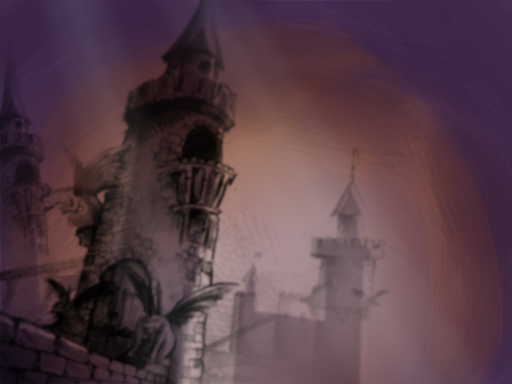

A level layout from a 2D game, rendered from its tile map. Below: a short description, then the map file with its tile-grid data intact:
An orthogonal 16x12 tile map with 32x32 px tiles, 1 tile layer (Tile Layer 4).

<map version="1.0" orientation="orthogonal" width="16" height="12" tilewidth="32" tileheight="32">
 <tileset firstgid="1" source="../tilesets/tileset_area3.tsx" />
 <layer name="Tile Layer 4" width="16" height="12">
  <properties>
   <property name="hScale" value="0" />
   <property name="vScale" value="0" />
  </properties>
  <data encoding="csv">
657,658,659,660,661,662,663,664,665,666,667,668,669,670,671,672,
689,690,691,692,693,694,695,696,697,698,699,700,701,702,703,704,
721,722,723,724,725,726,727,728,729,730,731,732,733,734,735,736,
753,754,755,756,757,758,759,760,761,762,763,764,765,766,767,768,
785,786,787,788,789,790,791,792,793,794,795,796,797,798,799,800,
817,818,819,820,821,822,823,824,825,826,827,828,829,830,831,832,
849,850,851,852,853,854,855,856,857,858,859,860,861,862,863,864,
881,882,883,884,885,886,887,888,889,890,891,892,893,894,895,896,
913,914,915,916,917,918,919,920,921,922,923,924,925,926,927,928,
945,946,947,948,949,950,951,952,953,954,955,956,957,958,959,960,
977,978,979,980,981,982,983,984,985,986,987,988,989,990,991,992,
1009,1010,1011,1012,1013,1014,1015,1016,1017,1018,1019,1020,1021,1022,1023,1024
</data>
 </layer>
</map>
